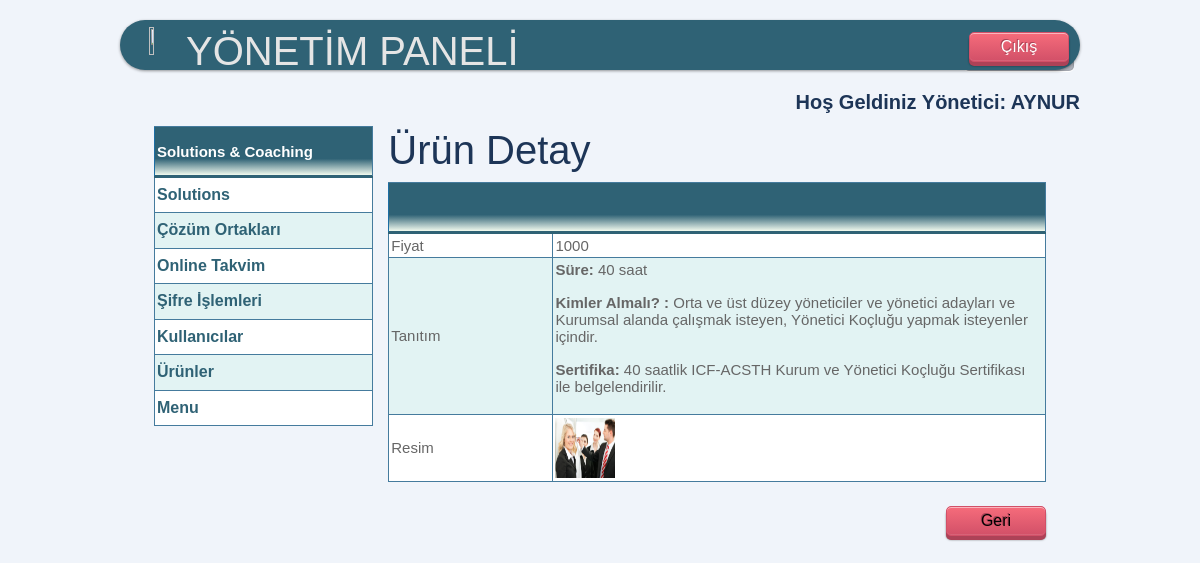
The page /yonetim/urun/1/ (signed in) on the database its author committed.
### mysite/models.py (models this page shows)
class Urun(models.Model):
    id=models.IntegerField(primary_key=True)
    urunadi=models.CharField(max_length=100, verbose_name='Ürün Adı')
    urunfiyat=models.CharField(max_length=100, verbose_name='Ürün Fiyatı')
    aciklama=RichTextField(verbose_name="Tanıtım", null=True, blank=True)
    img = models.ImageField(blank=True, null=True, )

### mysite/views.py (the view)
# urls.py: path('yonetim/urun/<int:pk>/', views.urun_detay),
@login_required
def urun_detay(request, pk: int):
    urun = Urun.objects.get(id=pk)
    context = {
        'urun': urun,
    }
    return render(request, 'yonetim/urun/detay.html', context)

### mysite/templates/yonetim/urun/detay.html (shortened to what this page needs)
{% extends "yonetim/base.html" %}
{% block baslik %}Ürün Detay{% endblock %}
{% block content %}
    <div>
        <table class="blueTable">
            <thead>
                <tr><th colspan="2" style=" text-transform: uppercase">{{ urun.urunad }}</th></tr>
            </thead>
            <tbody>
            <tr>
                <td style="width:25%;">Fiyat</td>
                <td style="width:75%;">{{ urun.urunfiyat }}</td>
            </tr>
            <tr>
                <td style="width:25%;">Tanıtım</td>
                <td style="width:75%;">{{ urun.aciklama|safe }}</td>
            </tr>
            <tr>
                <td style="width:25%;">Resim</td>
                <td style="width:75%;">{% if urun.img %}<img width="60" height="60" src="{{urun.img.url}}" alt="{{urun.urunad}}" >{% endif %} </td>
            </tr>
            </tbody>
        </table>
    <div>&nbsp;&nbsp;</div>
    <div class="sag">
        <button type="button" class="push button red" onclick="btn_geri()">Geri</button>
    </div>
    </div>
{% endblock %}

### mysite/templates/yonetim/base.html (shortened to what this page needs)
{% load static %}
<html xmlns="http://www.w3.org/1999/html" xmlns="http://www.w3.org/1999/html" >
<head>
    <link href="https://cdn.jsdelivr.net/npm/bootstrap@5.0.0-beta1/dist/css/bootstrap.min.css" rel="stylesheet">
    <link href="{% static 'style.css' %}" rel="stylesheet" type="text/css" />
</head>
<body>
<div id="banner1">
        <div class="sol">
            <img src="/static/img/logo5.png" style="text-align: center; width: 50%; height: 80%; image-rendering: pixelated; margin">
        </div>
        <h1 style="color:#e5e5e5;" class="sol">YÖNETİM PANELİ</h1>
        <div class="sag">
            <button type="button" onclick="btn_cik()" class="push_button red"   >Çıkış</button>
        </div>
</div>
<div class="sag" style="font-weight: bold; color: #1D3557; margin-top:20px;">
    {% if request.user.is_superuser %}
        <label style="font-size:20px;" >Hoş Geldiniz Yönetici:</label>
        <label style="text-transform: uppercase; font-size:20px;"> {{request.user.username}} </label>
    {% else %}
        <label style="font-size:20px;" >Hoş Geldiniz Kullanıcı:</label>
        <label style="text-transform: uppercase; font-size:20px;">{{request.user.username}} </label>
    {% endif %}
</div>
<div style="width: 95%;" class="container" >
    <table class="blueTable" cellpadding="10" style="height:300px;">
            <thead><th>Solutions & Coaching </th></thead>
            <tr><th style=""><a href="/yonetim/solutions/"> Solutions</a></th></tr>
            <tr><th><a href="/yonetim/ekip/">Çözüm Ortakları</a></th></tr>
            <tr><th><a href="/yonetim/onlinetakvim/">Online Takvim</a></th></tr>
            <tr><th><a href="/sifre/">Şifre İşlemleri</a></th></tr>
            <tr><th><a href = "/yonetim/kullanici">Kullanıcılar</a> </th></tr>
            <tr><th><a href = "/yonetim/urun">Ürünler</a> </th></tr>
            <tr><th><a href = "/yonetim/menu">Menu</a> </th></tr>
    </table>
    <div>
        <h1 style="color: #1D3557">{%block baslik%}{% endblock%}</h1>
        {% block content %}{% endblock %}
    </div>
</div>
</body>
</html>

### mysite/static/style.css (style rules this page uses)
body { font: normal 1em/1.5em Arial, Helvetica, sans-serif; background: #F0F4FA; width: 80%; margin: 20px auto; color: #666; height:80%; }
div { color: line; }
.sol { float:left; Margin-left:20px; }
.sag { float: right; right; 0px; }
#banner1 { height: 50px; margin:0px auto; padding: 7px 6px 0; background: #2F6275 repeat-x 0 -110px; line_width: 90%; border-radius: 2em; -webkit-border-radius: 2em; -moz-border-radius: 2em; -webkit-box-shadow: 0 1px 3px rgba(0,0,0, .4); -moz-box-shadow: 0 1px 3px rgba(0,0,0, .4); }
h1 { color: #e5e5e5; text_align: center; }
a { color: #333; }
.push_button { position: relative; width:100px; height:30px; text-align:center; color:#FFF; text-decoration:none; line-height:10px; font-family:'Oswald', Helvetica; margin: 5px; }
.push_button:before { background:#ACAFB8; background-image:-webkit-gradient(linear, 0% 0%, 0% 100%, from(#D4E6F6), to(#ACAFB8)); -webkit-border-radius:5px; -moz-border-radius:5px; border-radius:5px; -webkit-box-shadow:0 1px 2px rgba(0, 0, 0, .5) inset, 0 1px 0 #FFF; -moz-box-shadow:0 1px 2px rgba(0, 0, 0, .5) inset, 0 1px 0 #FFF; box-shadow:0 1px 2px rgba(0, 0, 0, .5) inset, 0 1px 0 #FFF; position: absolute; content: ""; left: -6px; right: -6px; top: -6px; bottom: -10px; z-index: -1; }
.red { text-shadow:-1px -1px 0 #A84155; background: #D25068; border:1px solid #D25068; width:100px; height:30px; background-image:-webkit-linear-gradient(top, #F66C7B, #D25068); background-image:-moz-linear-gradient(top, #F66C7B, #D25068); background-image:-ms-linear-gradient(top, #F66C7B, #D25068); background-image:-o-linear-gradient(top, #F66C7B, #D25068); background-image:linear-gradient(to bottom, #F66C7B, #D25068); -webkit-border-radius:5px; -moz-border-radius:5px; border-radius:5px; -webkit-box-shadow:0 1px 0 rgba(255, 255, 255, .5) inset, 0 -1px 0 rgba(255, 255, 255, .1) inset, 0 4px 0 #AD4257, 0 4px 2px rgba(0, 0, 0, .5); -moz-box-shadow:0 1px 0 rgba(255, 255, 255, .5) inset, 0 -1px 0 rgba(255, 255, 255, .1) inset, 0 4px 0 #AD4257, 0 4px 2px rgba(0, 0, 0, .5); box-shadow:0 1px 0 rgba(255, 255, 255, .5) inset, 0 -1px 0 rgba(255, 255, 255, .1) inset, 0 4px 0 #AD4257, 0 4px 2px rgba(0, 0, 0, .5); }
table.blueTable { border: 1px solid #1C6EA4; background-color: #FFFFFF; width: 100%; text-align: left; border-collapse: collapse; }
table.blueTable td, table.blueTable th { border: 1px solid #457B9D; padding: 3px 2px; }
table.blueTable tbody td { font-size: 15px; }
table.blueTable tr:nth-child(even) { background: #E2F3F3; }
table.blueTable thead { background: #2F6275; background: -moz-linear-gradient(top, #2F6275 0%, #2F6275 66%, #F1FAEE 100%); background: -webkit-linear-gradient(top, #2F6275 0%, #2F6275 66%, #F1FAEE 100%); background: linear-gradient(to bottom, #2F6275 0%, #2F6275 66%, #F1FAEE 100%); border-bottom: 2px solid #2F6275; }
table.blueTable thead th { font-size: 15px; font-weight: bold; color: #FFFFFF; border-left: 2px solid #D0E4F5; height: 50px; }
table.blueTable thead th:first-child { border-left: none; }
div.container { width: 96%; display: grid; grid-template-columns: 2fr 6fr; padding:10px; grid-gap: 15px; }
div.container td { border: 1px solid #457B9D; padding: 3px 2px; height: 20%; width: 60%; }
div.container a { text-decoration: none; color: #2F6275; }

### rows shown on the page
Urun: urunfiyat "1000", aciklama "Süre: 40 saat Kimler Almalı? : Orta ve üst düzey yöneticiler ve yönetici adayları ve Kurumsal alanda çalışmak isteyen, Yönetici Koçluğu yapmak isteyenler içindir. Sertifika: 40 saatlik ICF-ACSTH Kurum ve Yönetici Koçluğu Sertifikası ile belgelendirilir.", img (picture)

### other values the page prints
{{ request.user.username }} "AYNUR"
